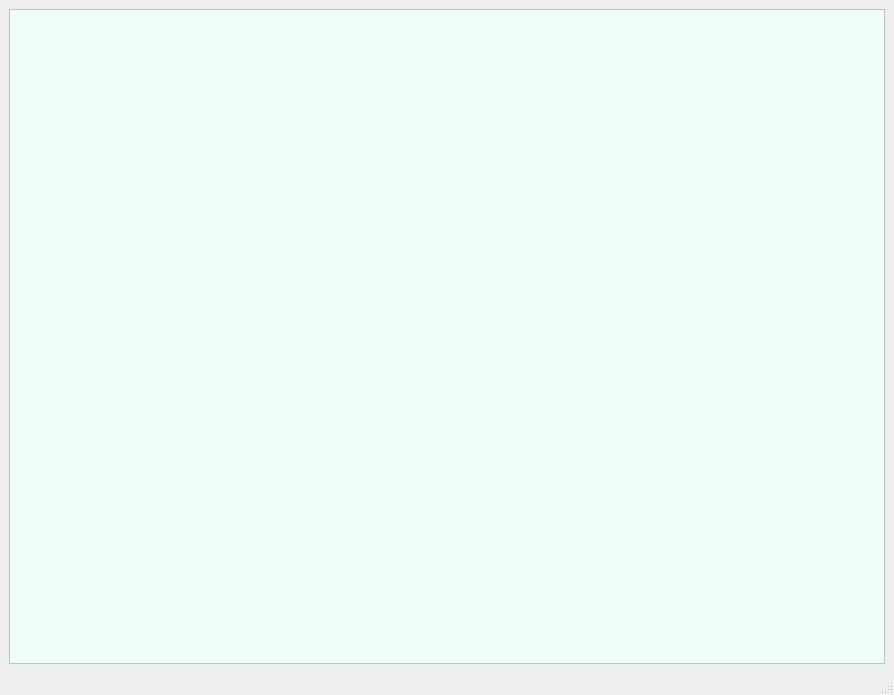
<?xml version="1.0" encoding="UTF-8"?>
<ui version="4.0">
 <class>MainWindow</class>
 <widget class="QMainWindow" name="MainWindow">
  <property name="geometry">
   <rect>
    <x>0</x>
    <y>0</y>
    <width>894</width>
    <height>695</height>
   </rect>
  </property>
  <property name="windowTitle">
   <string>程序入口更新日志</string>
  </property>
  <widget class="QWidget" name="centralwidget">
   <layout class="QVBoxLayout" name="verticalLayout">
    <item>
     <widget class="QTextBrowser" name="updatelogdisplay">
      <property name="font">
       <font>
        <family>Arial</family>
        <pointsize>16</pointsize>
        <weight>75</weight>
        <bold>true</bold>
       </font>
      </property>
      <property name="cursor" stdset="0">
       <cursorShape>ArrowCursor</cursorShape>
      </property>
      <property name="styleSheet">
       <string notr="true">background-color: rgb(240, 255, 251);</string>
      </property>
     </widget>
    </item>
   </layout>
  </widget>
  <widget class="QMenuBar" name="menubar">
   <property name="geometry">
    <rect>
     <x>0</x>
     <y>0</y>
     <width>894</width>
     <height>22</height>
    </rect>
   </property>
  </widget>
  <widget class="QStatusBar" name="statusbar"/>
 </widget>
 <resources/>
 <connections/>
</ui>
